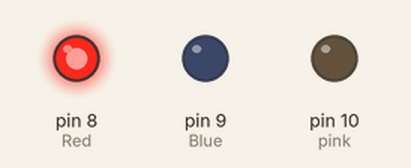
A sketch run on a simulated Arduino Uno, built with avr-gcc and run on an emulated ATmega328P. Shown: output pins drawn as LEDs (lit = HIGH).

Above: at 0.1 s.
At 1.1 s:
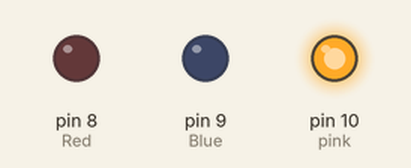
At 10.7 s:
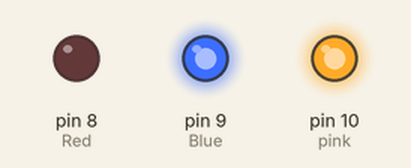
At 19.3 s:
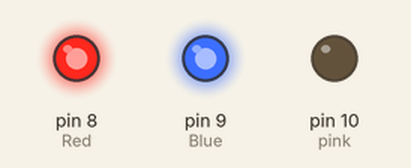
At 37.3 s:
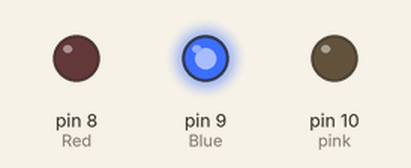
Timing chart, 0 to 40.0 s (numbered marks = the images above):
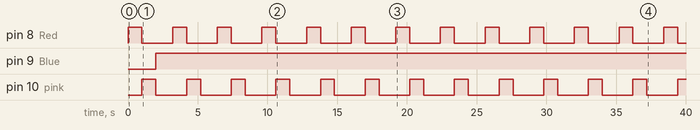

The sketch:

led_rgb2.ino
```cpp
void setup()
{
  pinMode(8, OUTPUT); // Red
  pinMode(9, OUTPUT); // Blue
  pinMode(10, OUTPUT); // pink

  digitalWrite(8, LOW);
  digitalWrite(9, LOW);
  digitalWrite(10, LOW);
}

void loop()
{
  digitalWrite(8, HIGH);
  delay(1000); // Wait for 1000 millisecond(s)

  digitalWrite(8, LOW);
  digitalWrite(10, HIGH);
  delay(1000); // Wait for 1000 millisecond(s)

  digitalWrite(10, LOW);
  digitalWrite(9, HIGH);
  delay(1200);
}
```

Measured:
- by itself, pin 8 (Red), pin 10 (pink): alternates HIGH for 1.0 s and LOW for 2.2 s
- by itself, pin 9 (Blue): LOW → HIGH at 2.0 s
